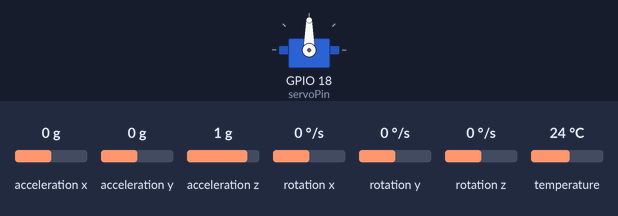
Simulated run of this sketch. Board: ESP32. On the bench: servo. The test bench sets the inputs (shaded band); at power-on: acceleration y 0 g, acceleration z 1 g, acceleration x 0 g, rotation x 0 °/s, rotation y 0 °/s, rotation z 0 °/s, temperature 24 °C. WiFi joins after 1.5 s; servers stay silent unless stated; what the sketch prints to the serial monitor is not drawn.

Above: at 3.3 s.
3.4 s: acceleration y set to -1.4 g
At 3.8 s:
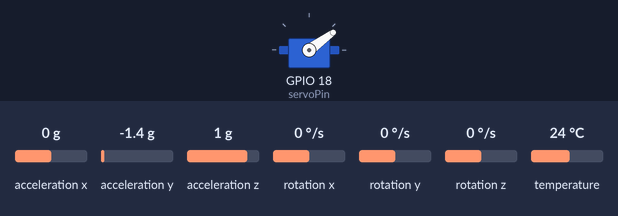
4.9 s: acceleration z set to -1.4 g
At 5.9 s:
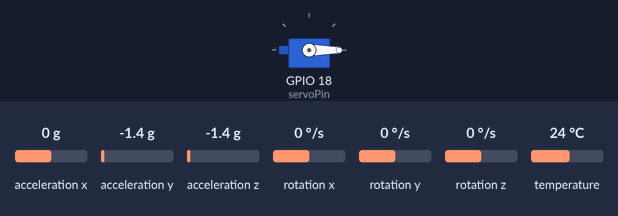
6.4 s: acceleration y set to -0.2 g
7.9 s: acceleration y set to 0.1 g
At 8.3 s:
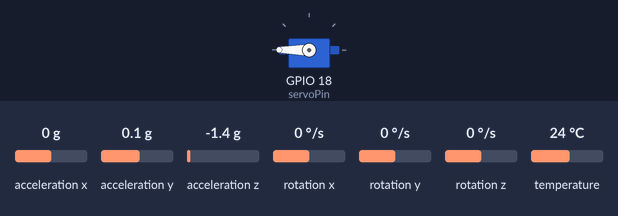
9.4 s: acceleration z set to 0.1 g
At 10.6 s:
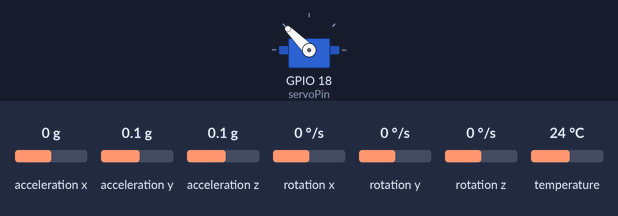
10.9 s: acceleration y set to 0.8 g
At 11.8 s:
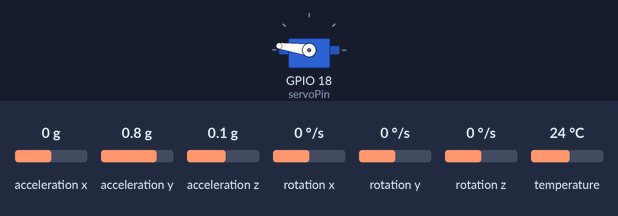
Timing chart, 0 to 13.4 s (numbered marks = the images above; inputs shaded):
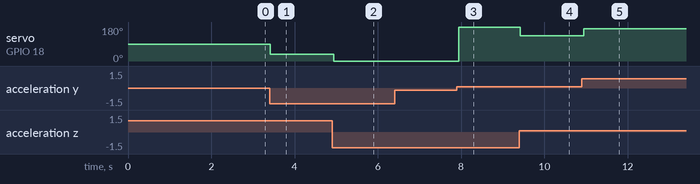

The sketch:

mover_servo_html.ino
```cpp
#include <WiFi.h>
#include <WebServer.h>
#include <Wire.h>
#include <Adafruit_MPU6050.h>
#include <Adafruit_Sensor.h>
#include <ESP32Servo.h>

// ===========================
// CONFIG WiFi
// ===========================
const char* SSID = "GALLO";
const char* PASSWORD = "tarrojalaputa";

// Servo
Servo myservo;
int servoPin = 18;
int angulo;

WebServer server(80);
WiFiClient clients[10];
int client_count = 0;

Adafruit_MPU6050 mpu;

// Filtro complementario
float roll = 0, pitch = 0;
float alpha = 0.98;
unsigned long lastTime = 0;

// ===========================
// FUNCION PARA ANGULO
// ===========================
float getAngle(float ax, float ay, float az) {
  return atan2(ay, az) * 180.0 / PI;
}

// ===========================
// PÁGINA HTML
// ===========================
const char INDEX_HTML[] PROGMEM =
"<!doctype html>"
"<html><head>"
"<meta charset='utf-8'>"
"<title>ESP32 MPU6050 Live</title>"
"<style>"
"body{font-family:Arial;text-align:center;}"
"canvas{background:#f6f6f6;margin-top:20px;border:1px solid #ccc;}"
".info{margin-top:10px;}"
"</style>"
"</head><body>"
"<h2>MPU6050 Live — ESP32</h2>"
"<div class='info'>Roll: <span id='roll'>0</span>° Pitch: <span id='pitch'>0</span>°</div>"
"<canvas id='c' width='360' height='240'></canvas>"

"<script>"
"const evtSource=new EventSource('/stream');"
"let roll=0,pitch=0;"

"evtSource.onmessage=function(e){"
"  const d=JSON.parse(e.data);"
"  roll=d.roll; pitch=d.pitch;"
"  document.getElementById('roll').innerText=roll.toFixed(1);"
"  document.getElementById('pitch').innerText=pitch.toFixed(1);"
"};"

"const c=document.getElementById('c');"
"const ctx=c.getContext('2d');"

"function draw(){"
"  ctx.clearRect(0,0,c.width,c.height);"
"  ctx.save();"
"  ctx.translate(c.width/2,c.height/2);"
"  ctx.rotate(roll*Math.PI/180);"
"  ctx.fillStyle='#3a86ff';"
"  ctx.fillRect(-100,-40,200,80);"
"  ctx.restore();"
"  requestAnimationFrame(draw);"
"} draw();"
"</script></body></html>";


// ===========================
// SSE HEADERS
// ===========================
void sendSSEHeaders(WiFiClient &client) {
  client.print(
    "HTTP/1.1 200 OK\r\n"
    "Content-Type: text/event-stream\r\n"
    "Cache-Control: no-cache\r\n"
    "Connection: keep-alive\r\n\r\n"
  );
}


// ===========================
// SERVIDOR HTTP
// ===========================
void handleRoot() {
  server.send(200, "text/html", INDEX_HTML);
}

void handleStream() {
  WiFiClient client = server.client();
  sendSSEHeaders(client);

  if (client_count < 10) {
    clients[client_count++] = client;
  }
}


// ===========================
// LECTURA IMU + SSE
// ===========================
void sendIMUData() {
  sensors_event_t a, g, temp;
  mpu.getEvent(&a, &g, &temp);

  float ax = a.acceleration.x;
  float ay = a.acceleration.y;
  float az = a.acceleration.z;

  float gx = g.gyro.x * PI / 180.0;
  float gy = g.gyro.y * PI / 180.0;

  // Calcular ángulos acelerómetro
  float acc_roll  = atan2(ay, az) * 180 / PI;
  float acc_pitch = atan2(-ax, sqrt(ay*ay + az*az)) * 180 / PI;

  unsigned long now = millis();
  float dt = (now - lastTime) / 1000.0;
  lastTime = now;

  // Filtro complementario
  roll  = alpha * (roll + gx * dt) + (1 - alpha) * acc_roll;
  pitch = alpha * (pitch + gy * dt) + (1 - alpha) * acc_pitch;

  // JSON
  String payload = "{\"roll\":";
  payload += String(roll, 2);
  payload += ",\"pitch\":";
  payload += String(pitch, 2);
  payload += "}";

  // broadcast
  for (int i = 0; i < client_count; i++) {
    if (!clients[i].connected()) continue;
    clients[i].print("data: " + payload + "\n\n");
  }
}


// ===========================
// SETUP
// ===========================
void setup() {
  Serial.begin(115200);
  delay(500);

  // WiFi
  WiFi.begin(SSID, PASSWORD);
  Serial.println("Conectando a WiFi...");

  while (WiFi.status() != WL_CONNECTED) {
    delay(400);
    Serial.print(".");
  }
  Serial.print("\nIP: ");
  Serial.println(WiFi.localIP());

  // MPU
  if (!mpu.begin()) {
    Serial.println("MPU6050 no encontrado");
    while (1);
  }
  mpu.setAccelerometerRange(MPU6050_RANGE_4_G);
  mpu.setGyroRange(MPU6050_RANGE_500_DEG);

  server.on("/", handleRoot);
  server.on("/stream", handleStream);
  server.begin();

  lastTime = millis();

  // Servo
  myservo.setPeriodHertz(50);
  myservo.attach(servoPin, 500, 2400);
}


// ===========================
// LOOP
// ===========================
void loop() {
  server.handleClient();
  sendIMUData();

  // ---------------------------
  // CONTROL DEL SERVO
  // ---------------------------
  sensors_event_t a, g, temp;
  mpu.getEvent(&a, &g, &temp);

  float anguloMPU = getAngle(a.acceleration.x, a.acceleration.y, a.acceleration.z);

  angulo = map((int)anguloMPU, -90, 90, 0, 180);
  angulo = constrain(angulo, 0, 180);

  myservo.write(angulo);

  delay(50);
}
```

Measured:
- the behaviour switches between -0.1 and 0 g on acceleration y (found by bisection; images 2 and 3)
- after the input at 3.4 s, servo on GPIO 18 (servoPin): 90° → 36° at once
- after the input at 4.9 s, servo on GPIO 18 (servoPin): 36° → 0° at once
- after the input at 6.4 s, every drawn part: stays the same
- after the input at 7.9 s, servo on GPIO 18 (servoPin): 0° → 180° after 0.05 s
- after the input at 9.4 s, servo on GPIO 18 (servoPin): 180° → 135° at once
- after the input at 10.9 s, servo on GPIO 18 (servoPin): 135° → 172° after 0.05 s
